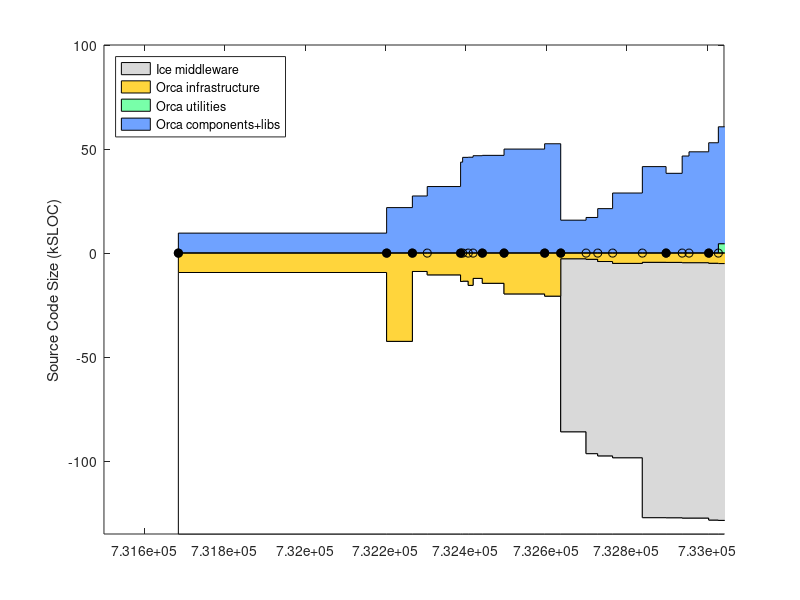

MATLAB code for this plot: (Note: this script raises an error after producing the figure.)
% keep track of orca project size using sloccount
clear all

% include/* except: include/{Freeze IceSSL IcePatch2}
% src/{Ice Slice IceGrid icecpp IceStorm slice2cpp IceUtil IceBox IceXML}
Sice212 = [
(7842-1000) + (22093+18419+11499+10568+4392+4200+4252+567+316)
];
Sice301 = [
(8164-1000) + (23018+19384+19169+10596+4479+4343+4308+622+319)
];
% same as above, but now also add Java:
% src/{IceInternal Ice IceUtil IceBox}
Sice310 = [
(8810-1200) + (24275+20494+22689+10587+4569+4877+4770+667+319) + (13190+6915+1262+493)
];
Sice311 = [
(8950-1275) + (24511+20505+22898+10590+4600+4884+4782+683+323) + (13266+6929+1262+504)
];
Sice312 = 1.02*Sice311;

% for comparison, ASN
Sasn = 90433;

% indeces
iyy=1;
imm=2;
idd=3;
iver=4;
isub=5;
ibase=6;
icomp=7;
iutil=8;

Sorca = [ ...
% YY    MM  DD  ?   SUB     BASE        COMP           UTILS        VERSION
% 0.8.6: a single distro, divide in halves arbitrarily
2003    4   14  1   0       18930/2     18930/2             0;      % 0.8.6 (last change in doc/ChangeLog
% BASE: orca-base
% COMP: orca-components
2004    9   13  1   0       42543       21726               0;      % 0.11.0
2004    11  16  1   0       8963        27310               0;      % 0.12.0
2004    12  23  0   0       10596       31845               0;      % 0.12.1
2005    3  16   1   0       13767       43576               0;      % 0.13.0
2005    3  21   0   0       13620       45874               0;      % 0.13.1
2005    4   4   0   0       15630       45944               0;      % 0.13.2
2005    4   16  0   0       12283       46666               0;      % 0.13.3
2005    5   9   1   0       14639       46837               0;      % 0.14.0
2005    7   2   1   0       19751       49854               0;      % 0.15.0
2005    10  11  1   0       20818       52408               0;      % 1.0.0
% BASE: just orcaice w/out test + interfaces/slice
% COMP: comp + util - orcaice 
2005    11  20  1   Sice212 2320+530    9226+8781-2320      0;      % 2.0.0-rc1
2006    1   22  0   Sice301 2511+596    9801+9695-2511      0;      % 2.0.0-rc2
2006    2   20  0   Sice301 3369+813    9867+14734-3369     0;      % 2.0.0-rc3
2006    3   29  0   Sice301 4022+1052   14625+18131-4022    0;      % 2.0.0-rc4
2006    6   11  0   Sice310 3439+1116   19999+24867-3439    0;      % 2.0.0-rc5
2006    8   9   1   Sice310 3482+1116   19979+21711-3482    0;      % 2.0.0
2006    9   18  0   Sice310 3647+1094   19317+30847-3647    0;      % 2.0.1
2006    10  5   0   Sice310 3644+1094   20384+31798-3644    0;      % 2.0.2
2006    11  23  1   Sice311 3831+1178   21408+35311-3831    0;      % 2.1.0
% BASE: just orcaice w/out test + interfaces/slice
% COMP: comp + util + libs - orcaice 
2006    12  17  0   Sice311 3924+1240         23692+36407-3924          4386;  % 2.1.1
2007    1   10  1   Sice312 (2992+922)+1240   23854+37078-(2992+922)    5150   % 2.1.2
];
Vorca ={'0.8.6', '0.11.0', '0.12.0', '0.12.1', '0.13.0', '0.13.1', '0.13.2', '0.13.3', '0.14.0', '0.15.0', '1.0.0', ...
    '2.0.0-rc1', '2.0.0-rc2', '2.0.0-rc3', '2.0.0-rc4', '2.0.0-rc5', '2.0.0', '2.0.1', '2.0.2', '2.1.0', '2.1.1', '2.1.2' }';

% add a dummy release just for display
Sorca(end+1,:) = Sorca(end,:);
Sorca(end,imm) = Sorca(end,imm)+1;
Sorca(end,iver) = 0;
Vorca{end+1} = 'dummy';

% convert dates
Torca = datenum(Sorca(:,iyy),Sorca(:,imm),Sorca(:,idd));

% 2nd digit releases
i2 = (Sorca(:,iver)==1);
Torca2 = Torca(i2);
Vorca2 = Vorca(i2);

Splayer = [ 
% YY    MM  DD  ?   SUB     BASE                COMP           VERSION
% BASE: (server-drivers)+client_libs
% COMP: drivers + utils
2002    12 04   1  0    (17331-12037)+9188      12037+2685;    % 1.3.1
2003    7  15   1  0    (30452-24334)+12458     24334+3064;    % 1.4rc1
2003    12 07   1  0    (37378-30947)+13110     30947+9633;    % 1.4rc2
2004    5  31   1  0    (49225-42643)+13664     42643+3550;    % 1.5
2004    11 12   1  0    (50758-43190)+13545     43190+4479;    % 1.6
2005    1  31   0  0    (52069-44517)+13576     44517+4662;    % 1.6.2
2005    7  28   0  0    (53348-45686)+14300     45686+5188;    % 1.6.5
% BASE: (libplayercore-./bindings) + client_libs + (libplayertcp-./bindings)
% note: libplayerxdr is autogenerated
% COMP: server + utils
2005    10 25   0  0    (4866-0)+7560+(1391-0)  46474+5725         % 2.0pre7
2006    2  28   1  0    (52739-47749)+8513+(2740-1291)  48764+5940 % 2.0.0
2006    3  25   1  0    (53957-48912)+8909+(2740-1291)  47069+5964 % 2.0.1
2006    6  9    1  0    (56741-51546)+9575+(2767-1319)  51983+9438 % 2.0.2
2006    9  26   1  0    (56741-51546)+9880+(2767-1319)  54613+9475 % 2.0.3
];
Tplayer = datenum(Splayer(:,1),Splayer(:,2),Splayer(:,3));

Smax = 135;
d0 = [Torca Torca]'; d0=d0(:); d0(1)=[];
d1 = Smax-Sorca(:,isub)-Sorca(:,ibase); d1 = [d1 d1]'; d1=d1(:); d1(end)=[];
d2 = Sorca(:,isub); d2 = [d2 d2]'; d2=d2(:); d2(end)=[];
d3 = Sorca(:,ibase); d3 = [d3 d3]'; d3=d3(:); d3(end)=[];
d4 = Sorca(:,icomp); d4 = [d4 d4]'; d4=d4(:); d4(end)=[];
d5 = Sorca(:,iutil); d5 = [d5 d5]'; d5=d5(:); d5(end)=[];

figure(1), clf
ha=area( d0, [d1 d2 d3 d5 d4]/1e3, -Smax ); hold on
plot( Torca, 0*Torca, 'k-o' )
h2=plot( Torca2, 0*Torca2, 'ko' );
set(h2,'markerfacecolor','k')
ylabel('Source Code Size (kSLOC)')

set(ha(1),'facecolor',1*[1 1 1]);
set(ha(2),'facecolor',.85*[1 1 1]);
set(ha(3),'facecolor',min(255,[255 153 0]+60)/255);
set(ha(4),'facecolor',min(255,[60 255 109]+60)/255);
set(ha(5),'facecolor',min(255,[51 102 255]+60)/255);
ha(1)=[];
legend(ha,'Ice middleware','Orca infrastructure', 'Orca utilities','Orca components+libs', 'Location','NorthWest')
%  xlim(datenum([2004;2005],[7;7],[1;1]) )
ylim([-Smax 100])
ax=axis;
xlim( [ax(1) datenum([2006 12 31])] )
ax=axis;
% label releases
mark('x', Torca2 )
i2odd = (1:2:length(Torca2));
ht = text(Torca2(i2odd)+5,.04*ax(4)*ones(length(i2odd),1),Vorca2(i2odd));
set(ht,'fontsize',8)
i2even = (2:2:length(Torca2));
ht = text(Torca2(i2even)+5,.08*ax(4)*ones(length(i2even),1),Vorca2(i2even));
set(ht,'fontsize',8)
datetick( 'x', 12 )
hp = plot( Tplayer, -Splayer(:,ibase)/1e3, 'k--o', Tplayer, Splayer(:,icomp)/1e3, 'k--o' );
set(hp, 'color', .5*[1 1 1] )
hpt = text( Tplayer(2), -Splayer(2,ibase)/1e3-8, 'Player infrastructure');
set(hpt, 'color', .5*[1 1 1] )
hpt = text( Tplayer(2), Splayer(2,icomp)/1e3-5, 'Player "components+utils"');
set(hpt, 'color', .5*[1 1 1] )
%mark('y', Dasn(1,1)/1e3 );
%text( datenum([2003 5 1]), Dasn(1,1)/1e3, 'ASN')
xlabel('Releases')
title('http://orca-robotics.sf.net')

ht=text(datenum(2003,7,1),-Smax+10, '*   generated using David A. Wheeler`s SLOCCount' );
set(ht,'fontsize',8)
ht=text(datenum(2003,7,1),-Smax+5, '** see data in [ORCA2]/scripts/matlab/sloccount/slocs.m' );
set(ht,'fontsize',8)

return
wpos = get(gcf,'position')
ppos = get(gcf,'paperposition')
ppos(4) = wpos(4) * ppos(3)/wpos(3);
ppos
set(gcf,'paperposition', ppos );
print -dpng 'release_sloc_hist'

set(gca,'xtick',Torca2, 'xticklabel', v2)
mark('x',2005)
text(2005,0,'2005')
